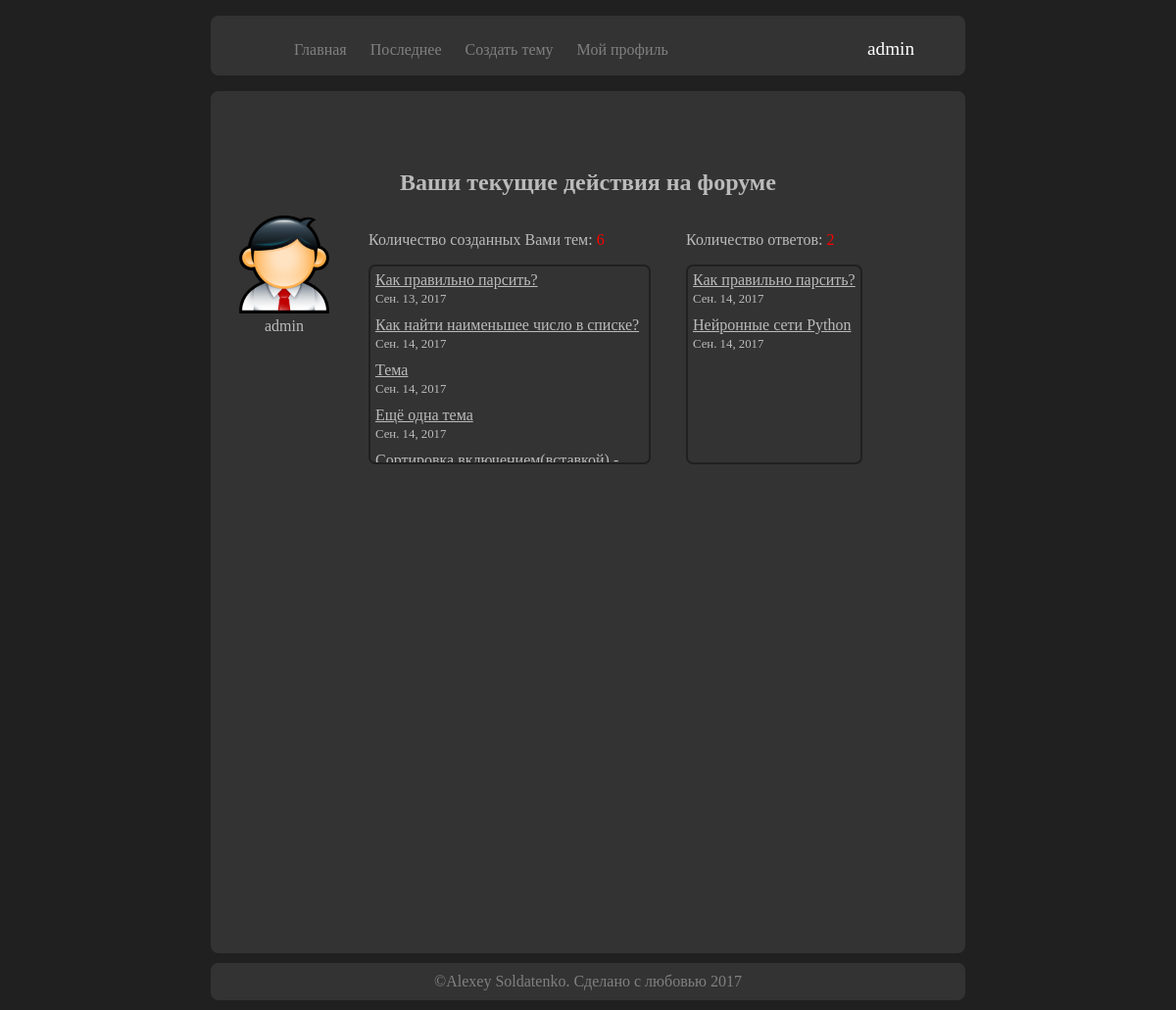
Page /my_profile (signed in) on the committed database.
### topics/models.py (models this page shows, shortened)
class Topics(models.Model):
	section_name = models.ForeignKey(Sections, default='other')
	subsection_name = models.ForeignKey(Subsection, default='other')
	topic_name = models.CharField(max_length=300)
	date = models.DateField()
	author_name = models.CharField(max_length=100)
	context = models.TextField()

class TopicAnswers(models.Model):
	topic_name = models.ForeignKey(Topics)
	user_name = models.CharField(max_length=100)
	date = models.DateField()
	context = models.TextField()

### topics/views.py (the view)
# urls.py: url(r'my_profile', 'topics.views.display_profile'),
def display_profile(request):
	topics = Topics.objects.filter(author_name=request.user.username)
	num_topics = Topics.objects.filter(author_name=request.user.username).count()
	answers = TopicAnswers.objects.filter(user_name=request.user.username)
	out_answers = {}
	for answer in answers:
		out_answers[answer.topic_name] = answer
	num_answers = TopicAnswers.objects.filter(user_name=request.user.username).count()
	return render(request, 'profile.html', {'topics':topics, 'num_topics': num_topics, 'answers':out_answers, 'num_answers':num_answers})

### templates/profile.html
{%extends "base.html"%}
{%load staticfiles%}
{%block log_user%}
{%if user.is_anonymous%}
{{block.super}}
{%elif user.is_active%}
<div style="margin-top: 18%">
<a title="Выйти" style="color:white; font-size: 1.2em" href="/logout">{{user.username}}</a>
</div>
{%else%}
{{block.super}}
{%endif%}
{%endblock%}
{%block content%}
<div class="content">
{%if user.is_anonymous%}
<p style="text-align:center; color:red">Для того, чтобы зайти в свой профиль, вам необходимо авторизироваться на сайте. Для этого воспользуйтесь функцией <a style="color:white" href="/login">войти</a> или <a style="color:white"href="/sign_up">зарегистрироваться</a>.</p>
{%else%}
<h2 style="text-align:center">Ваши текущие действия на форуме</h2>
<div style="float:left; text-align:center">
	<img src="{% static "foto.png" %}" width="100px"><br>
	<span>{{user.username}}</span>
</div>
<div class="author" style="float:left; padding:0">
	<p>Количество созданных Вами тем: <span style="color:red">{{num_topics}}</span></p>
	<div class="scroll_topics"><ul>
		{%for topic in topics%}
		<li>
		<a href="topic/{{topic.id}}">{{topic.topic_name}}</a>
		<br>
		<span style="font-size: 0.8em">{{topic.date}}</span>
		</li>
		{%endfor%}
	</ul>
	</div>
</div>
<div class="answerer" style="float:left; margin-left: 5%">
	<p>Количество ответов: <span style="color:red">{{num_answers}}</span></p>
	<div class="scroll_topics">
	<ul>
		{%for answer in answers.values%}
		<li>
		<a href="topic/{{answer.topic_name.id}}">{{answer.topic_name.topic_name}}</a>
		<br>
		<span style="font-size: 0.8em">{{answer.date}}</span>
		</li>
		{%endfor%}
	</ul>
	</div>
</div>
{%endif%}
</div>
{%endblock%}
{%block footer%}
{{block.super}}
{%endblock%}

### templates/base.html (shortened to what this page needs)
<!DOCTYPE html>
{%load staticfiles%}
<html>
<head>
	<link rel="stylesheet" type="text/css" href="{% static "base.css" %}">
</head>
<body>
{%block header%}
<div class="header">
<div class="menu">
	<ul>
		<li> <a href="/">Главная</a></li>
		<li><a href="/last_topics">Последнее</a></li>
		<li><a href="/create_topic">Создать тему</a></li>
		<li> <a href="/my_profile">Мой профиль</a></li>
	</ul>
</div>
<div id="enter">
{%block log_user%}{%endblock%}
</div>
</div>
{%endblock%}
{%block content%}
{%endblock%}
{%block footer%}
<div class="footer">
	&copy;Alexey Soldatenko. Сделано с любовью {% now "Y" %}
</div>
{%endblock%}
</body>
</html>

### static/base.css (style rules this page uses)
body { margin: 0; padding: 0; background: #202020; color: #808080; }
.header { width: 60%; background: #333; margin: 6px auto 10px auto; padding: 10px 25px 1px; border-radius: 8px; box-sizing: content-box; overflow-x:hidden; }
.header ul li { display: inline-block; padding-left: 20px; }
.header .menu { float: left; }
.header a { color: #808080; text-decoration: none; }
#enter { margin-left: 3%; width: 10%; float: right; padding-right: 15px; text-align: center; }
.content { border-radius: 8px; width: 60%; min-height: 100vh; margin: 6px auto 10px auto; padding: 60px 25px 20px; background: #333; color: #bbb; }
.content li { padding: 5px; list-style-type: none; }
.content a { color: inherit; }
.author { box-sizing: content-box; margin-left: 5%; width: 40%; overflow: hidden; }
.scroll_topics { border-radius: 7px; border: 2px solid #202020; height: 200px; overflow-x: hidden; }
.content .author ul, .answerer ul { list-style: none; margin: 0; padding: 0; list-style-position:inside; }
.answerer { box-sizing: content-box; }
.footer { width: 60%; background: #333; margin: 6px auto 10px auto; padding: 10px 25px 10px; border-radius: 8px; text-align: center; }

### rows in the picture
Topics: topic_name "Как правильно парсить?", date "Сен. 13, 2017"
Topics: topic_name "Как найти наименьшее число в списке?", date "Сен. 14, 2017"
Topics: topic_name "Тема", date "Сен. 14, 2017"
Topics: topic_name "Ещё одна тема", date "Сен. 14, 2017"
Topics: topic_name "Сортировка включением(вставкой) -…"
TopicAnswers: topic_name.topic_name "Как правильно парсить?", date "Сен. 14, 2017"
TopicAnswers: topic_name.topic_name "Нейронные сети Python", date "Сен. 14, 2017"

### other values in the picture
{{ user.username }} "admin"
{{ num_topics }} "6"
{{ num_answers }} "2"
